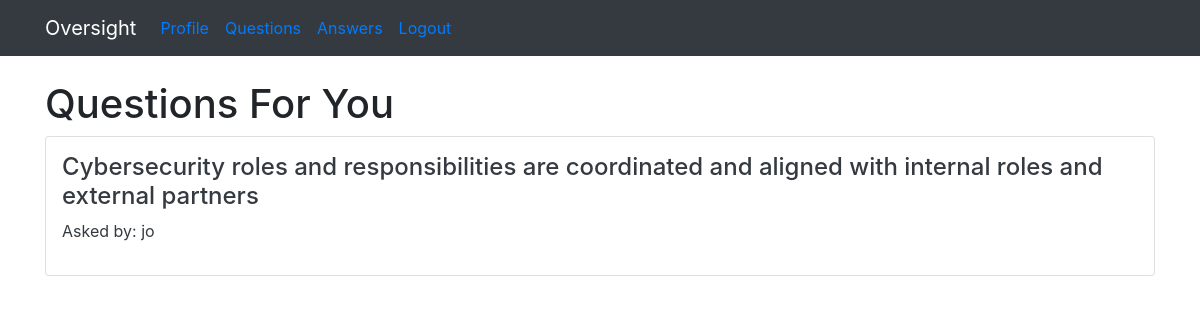
The app's page /unanswered (signed in), older data.
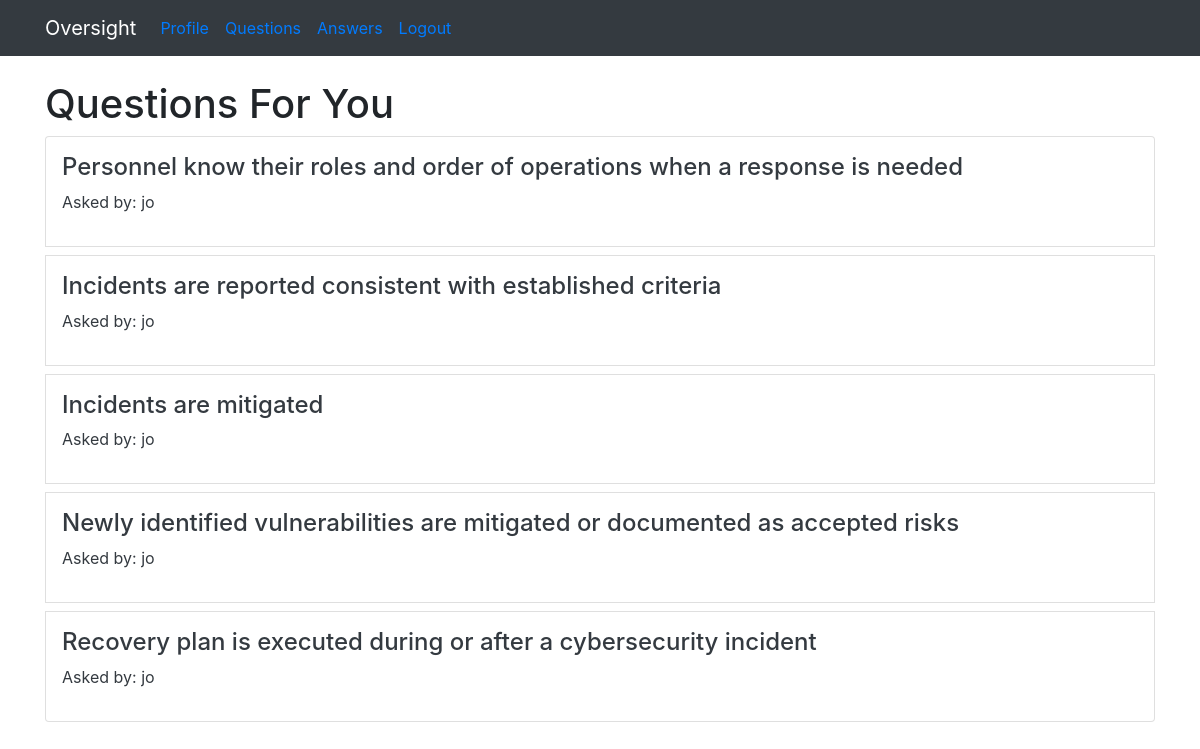
The same page, newer data.
### flaskqa/models.py (models this page shows, shortened)
class Question(db.Model):
    id = db.Column(db.Integer, primary_key=True)
    question = db.Column(db.Integer)
    answer = db.Column(db.Integer)
    asked_by_id = db.Column(db.Integer, db.ForeignKey('user.id'))
    expert_id = db.Column(db.Integer, db.ForeignKey('user.id'))
    nist_id = db.Column(db.String)
    nist_function = db.Column(db.String)
    nist_subcategory = db.Column(db.String)
    justification = db.Column(db.Text)

class User(UserMixin, db.Model):
    id = db.Column(db.Integer, primary_key=True)
    name = db.Column(db.String(50))
    password = db.Column(db.String(100))
    expert = db.Column(db.Boolean)
    admin = db.Column(db.Boolean)
    questions_asked = db.relationship(
        'Question',
        foreign_keys='Question.asked_by_id',
        backref='asker',
        lazy=True
    )
    answers_requested = db.relationship(
        'Question',
        foreign_keys='Question.expert_id',
        backref='expert',
        lazy=True
    )
    @property
    def unhashed_password(self):
        raise AttributeError('Cannot view unhashed password!')

### flaskqa/routes/main.py (the view)
@main.route('/unanswered')
@login_required
def unanswered():
    if not current_user.expert:
        return redirect(url_for('main.index'))
    unanswered_questions = Question.query\
    .filter_by(expert_id=current_user.id)\
    .filter(Question.answer == None)\
    .all()
    context = {
        'unanswered_questions' : unanswered_questions
    }
    return render_template('unanswered.html', **context)

### flaskqa/__init__.py (called while the page is built)
def create_app(config_file='settings.py'):
    app = Flask(__name__)
    app.config.from_pyfile(config_file)
    app.secret_key = b'\x10\x06@.\xcb\xac\xdb\xa7\xe8\x8d\xedi\x80O\ta.\xcc\x8a\x03&\x10C&'
    db.init_app(app)
    login_manager.init_app(app)
    login_manager.login_view = 'auth.login'
    @login_manager.user_loader
    def user_loader(user_id):
        return User.query.get(user_id)
    app.register_blueprint(main)
    app.register_blueprint(auth)
    app.cli.add_command(create_tables)
    return app

### flaskqa/templates/unanswered.html (shortened to what this page needs)
{% extends 'base.html' %}
{% block content %}
<div class="page-header">
        <h1>Questions For You</h1>
      </div>
      <div class="row">
        <div class="col-lg-12">
          <div class="list-group">
              {% for question in unanswered_questions %}
                <a href="{{ url_for('main.answer', question_id=question.id) }}" class="list-group-item p-3 mb-2 text-dark">
                  <h4 class="list-group-item-heading">{{ question.question }}</h4>
                  <p class="list-group-item-text">Asked by: {{ question.asker.name }}</p>
                </a>
              {% endfor %}
          </div>
        </div>
      </div>
{% endblock %}

Row changes from the older to the newer data that the page shows:
removed Question: question "Cybersecurity roles and responsibilities are coordinated and aligned with internal roles and external partners", asker.name "jo"
now on this page (row edited): Question: question "Personnel know their roles and order of operations when a response is needed", asker.name "jo"
now on this page (row edited): Question: question "Incidents are reported consistent with established criteria", asker.name "jo"
now on this page (row edited): Question: question "Incidents are mitigated", asker.name "jo"
now on this page (row edited): Question: question "Newly identified vulnerabilities are mitigated or documented as accepted risks", asker.name "jo"
now on this page (row edited): Question: question "Recovery plan is executed during or after a cybersecurity incident", asker.name "jo"
